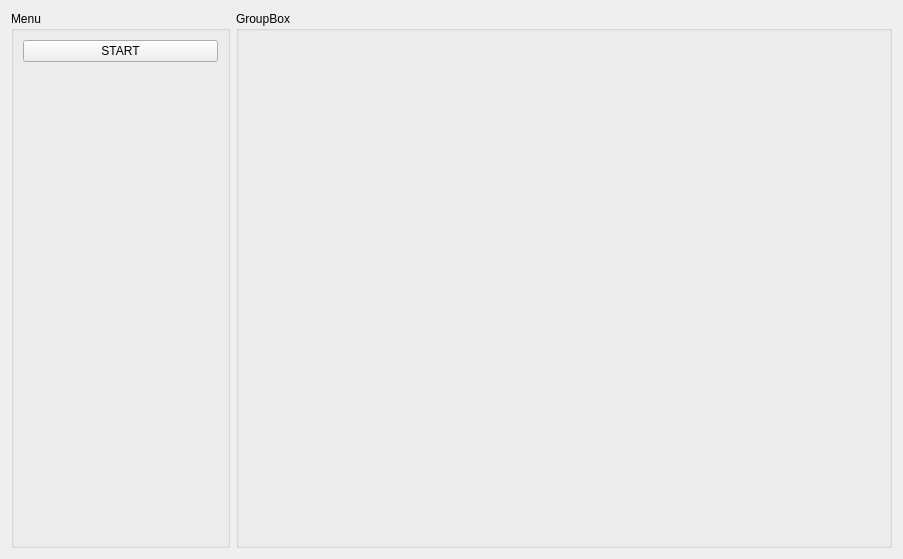
<?xml version="1.0" encoding="UTF-8"?>
<ui version="4.0">
 <class>SnmpSimWindow</class>
 <widget class="QWidget" name="SnmpSimWindow">
  <property name="geometry">
   <rect>
    <x>0</x>
    <y>0</y>
    <width>903</width>
    <height>559</height>
   </rect>
  </property>
  <property name="sizePolicy">
   <sizepolicy hsizetype="Preferred" vsizetype="MinimumExpanding">
    <horstretch>0</horstretch>
    <verstretch>0</verstretch>
   </sizepolicy>
  </property>
  <property name="windowTitle">
   <string>SnmpSimWindow</string>
  </property>
  <layout class="QHBoxLayout" name="horizontalLayout">
   <item>
    <widget class="QGroupBox" name="groupBox_menu">
     <property name="sizePolicy">
      <sizepolicy hsizetype="Preferred" vsizetype="Preferred">
       <horstretch>1</horstretch>
       <verstretch>0</verstretch>
      </sizepolicy>
     </property>
     <property name="title">
      <string>Menu</string>
     </property>
     <layout class="QVBoxLayout" name="verticalLayout">
      <item>
       <widget class="QPushButton" name="startButton">
        <property name="text">
         <string>START</string>
        </property>
       </widget>
      </item>
      <item>
       <spacer name="verticalSpacer">
        <property name="orientation">
         <enum>Qt::Vertical</enum>
        </property>
        <property name="sizeHint" stdset="0">
         <size>
          <width>20</width>
          <height>40</height>
         </size>
        </property>
       </spacer>
      </item>
     </layout>
    </widget>
   </item>
   <item>
    <widget class="QGroupBox" name="groupBox_devies">
     <property name="sizePolicy">
      <sizepolicy hsizetype="Preferred" vsizetype="Preferred">
       <horstretch>3</horstretch>
       <verstretch>0</verstretch>
      </sizepolicy>
     </property>
     <property name="title">
      <string>GroupBox</string>
     </property>
    </widget>
   </item>
  </layout>
 </widget>
 <resources/>
 <connections/>
</ui>
